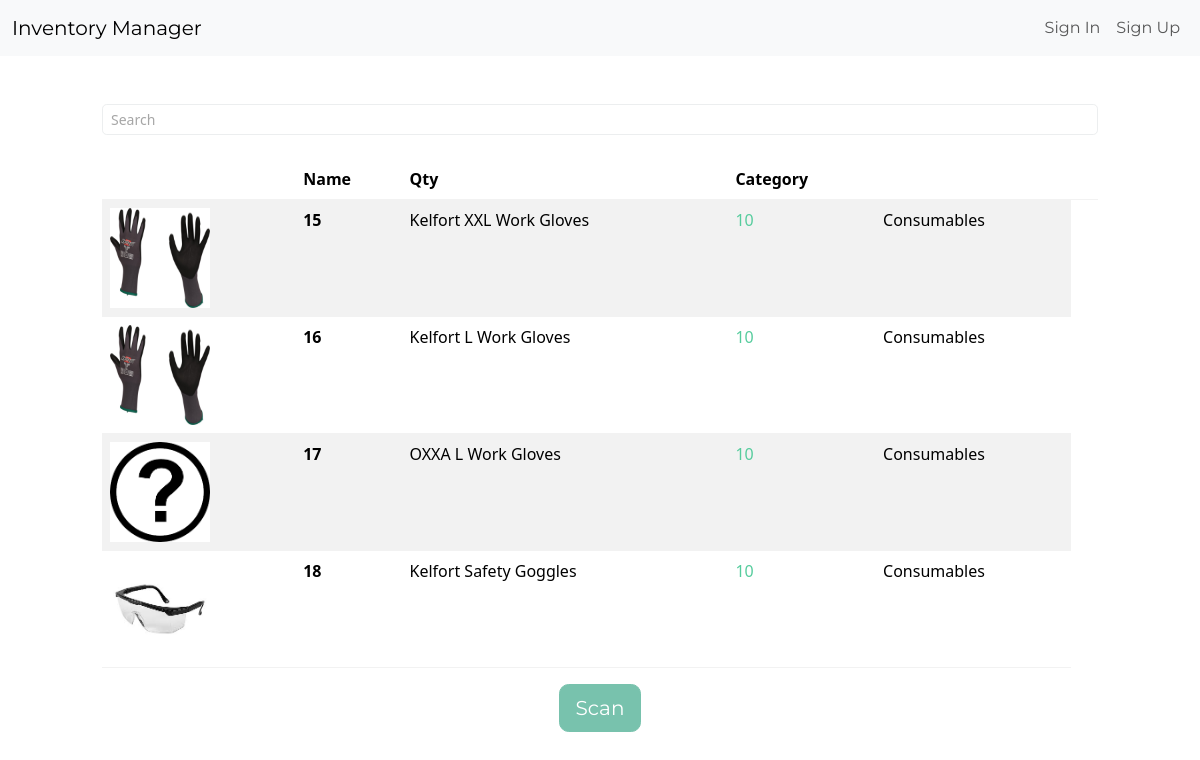
/dashboard_open/, run on the app's committed database.
### inventory/models.py (models this page shows, shortened)
class InventoryItem(models.Model):
	name = models.CharField(max_length=200)
	quantity = models.IntegerField()
	tag = models.IntegerField()
	category = models.ForeignKey('Category', on_delete=models.SET_NULL, blank=True, null=True)
	date_created = models.DateTimeField(auto_now_add=True)
	user = models.ForeignKey(User, on_delete=models.CASCADE)
	image = models.ImageField(default='default.png', upload_to='items_img')

class Category(models.Model):
	name = models.CharField(max_length=200)
	class Meta:
		verbose_name_plural = 'categories'

### inventory/views.py (the view)
# urls.py: path('dashboard_open/', Dashboard_open.as_view(), name='dashboard_open'),
class Dashboard_open(View):
	def get(self, request):
		items = InventoryItem.objects.all()#filter(user=self.request.user.id).order_by('id')
		low_inventory = InventoryItem.objects.filter(
		 	quantity__lte=LOW_QUANTITY)
		if low_inventory.count() > 0:
			if low_inventory.count() > 1:
				messages.error(request, f'{low_inventory.count()} items have low inventory')
			else:
				messages.error(request, f'{low_inventory.count()} item has low inventory')
		low_inventory_ids = InventoryItem.objects.filter(
			quantity__lte=LOW_QUANTITY
		).values_list('id', flat=True)
		return render(request, 'inventory/dashboard_open.html', {'items': items, 'low_inventory_ids': low_inventory_ids})

### inventory/templates/inventory/dashboard_open.html (shortened to what this page needs)
{% extends 'inventory/base.html' %} {% block content %}
<div class="row">
    <div class="col-md-10 col-12 mx-auto mt-5">
        <div class="d-flex justify-content-end">
            <input
                type="search"
                class="form-control form-control-sm"
                placeholder="Search"
                id="myInput"
            />
        </div>
        <br />
        <table class="table table-hover table-striped display">
            <thead>
                <tr>
                    <th scope="col"></th>
                    <th scope="col">Name</th>
                    <th scope="col">Qty</th>
                    <th scope="col">Category</th>
                    <th scope="col"></th>
                    <th scope="col"></th>
                </tr>
            </thead>
            <tbody id="datatable">
                 {% for item in items %}
                <tr>
                    <td>
                        <img
                            src="{{ item.image.url }}"
                            width="100"
                            ,
                            height="100"
                        />
                    </td>
                    <th scope="row">{{ item.id }}</th>
                    <td>{{ item.name }}</td>
                    {% if item.id in low_inventory_ids %}
                    <td class="text-danger">{{ item.quantity }}</td>
                    {% else %}
                    <td class="text-success">{{ item.quantity }}</td>
                    {% endif %}
                    <td>{{ item.category.name }}</td>
                </tr>
                {% endfor %}
            </tbody>
        </table>
    </div>
    <div class="container-fluid text-center">
        <input class="btn btn-primary btn-lg" type="button" value="Scan" />
    </div>
</div>
{% endblock content %}

### data on the page
InventoryItem: image (picture), id "15", name "Kelfort XXL Work Gloves", quantity "10", category.name "Consumables"
InventoryItem: image (picture), id "16", name "Kelfort L Work Gloves", quantity "10", category.name "Consumables"
InventoryItem: image (placeholder picture), id "17", name "OXXA L Work Gloves", quantity "10", category.name "Consumables"
InventoryItem: image (picture), id "18", name "Kelfort Safety Goggles", quantity "10", category.name "Consumables"
